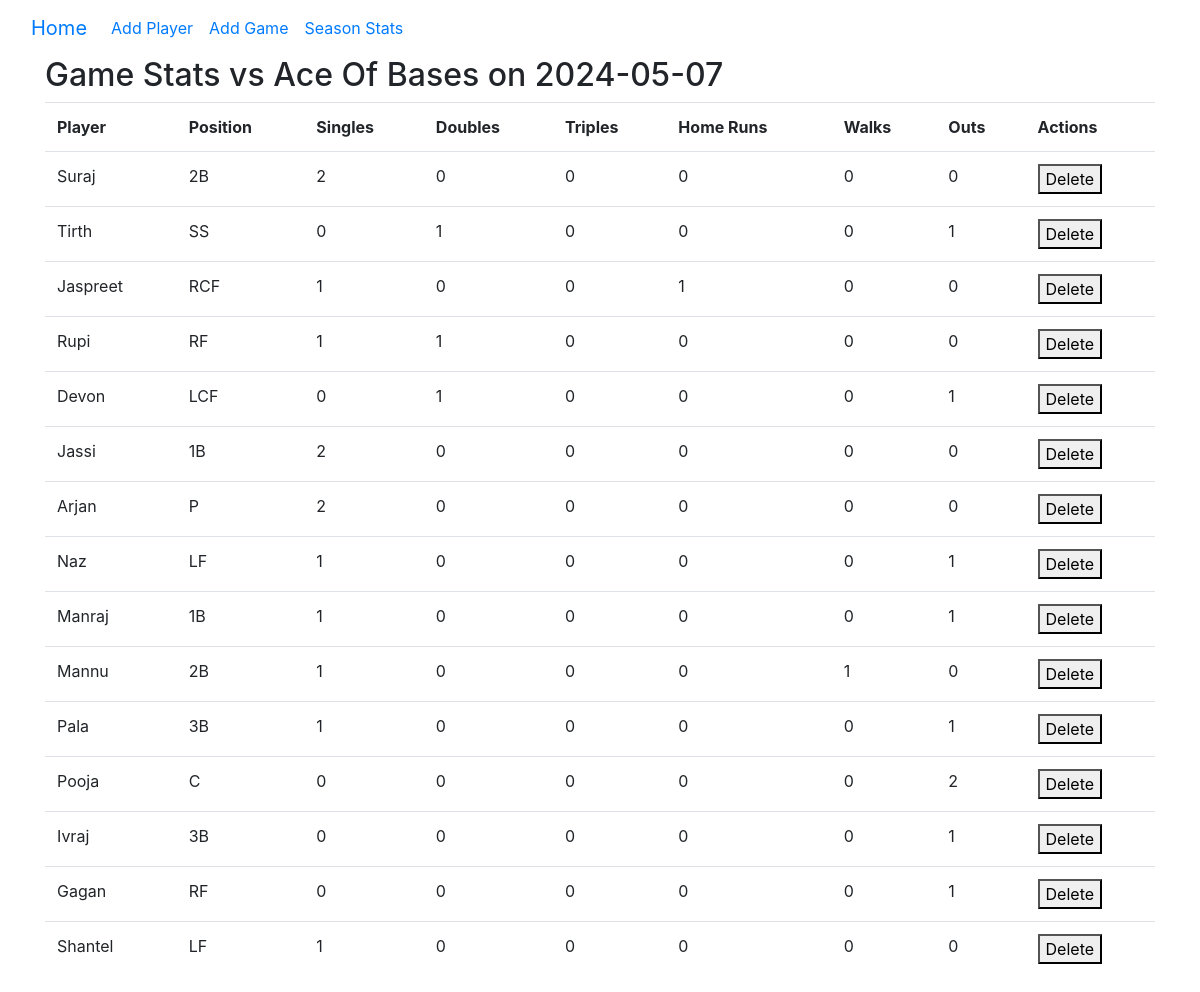
/game_stats/1, run on the app's committed database.
### app/models.py (models this page shows, shortened)
class Game(db.Model):
    id = db.Column(db.Integer, primary_key=True)
    date = db.Column(db.Date, default=datetime.utcnow)
    opponent = db.Column(db.String(64))
    score_own = db.Column(db.Integer, default=0, nullable=True)
    score_opponent = db.Column(db.Integer, default=0, nullable=True)
    players = db.relationship('PlayerStats', backref='game', lazy=True)

class PlayerStats(db.Model):
    id = db.Column(db.Integer, primary_key=True)
    player_id = db.Column(db.Integer, db.ForeignKey('player.id'))
    game_id = db.Column(db.Integer, db.ForeignKey('game.id'))
    singles = db.Column(db.Integer, default=0)
    doubles = db.Column(db.Integer, default=0)
    triples = db.Column(db.Integer, default=0)
    home_runs = db.Column(db.Integer, default=0)
    walks = db.Column(db.Integer, default=0)
    outs = db.Column(db.Integer, default=0)
    position = db.Column(db.String(20))  # Add position field

class Player(db.Model):
    id = db.Column(db.Integer, primary_key=True)
    name = db.Column(db.String(64), index=True, unique=True)
    singles = db.Column(db.Integer, default=0)
    doubles = db.Column(db.Integer, default=0)
    triples = db.Column(db.Integer, default=0)
    home_runs = db.Column(db.Integer, default=0)
    walks = db.Column(db.Integer, default=0)
    outs = db.Column(db.Integer, default=0)
    player_stats = db.relationship('PlayerStats', backref='player', lazy=True)

### app/routes.py (the view)
@bp.route('/game_stats/<int:game_id>')
def game_stats(game_id):
    game = Game.query.get_or_404(game_id)
    player_stats = PlayerStats.query.filter_by(game_id=game.id).all()
    return render_template('game_stats.html', game=game, player_stats=player_stats)

### app/templates/game_stats.html
{% extends "layout.html" %}
{% block content %}
  <h2>Game Stats vs {{ game.opponent }} on {{ game.date }}</h2>
  <table class="table">
    <tr>
      <th>Player</th>
      <th>Position</th>
      <th>Singles</th>
      <th>Doubles</th>
      <th>Triples</th>
      <th>Home Runs</th>
      <th>Walks</th>
      <th>Outs</th>
      <th>Actions</th>
    </tr>
    {% for stat in player_stats %}
    <tr>
      <td>{{ stat.player.name }}</td>
      <td>{{ stat.position }}</td>
      <td>{{ stat.singles }}</td>
      <td>{{ stat.doubles }}</td>
      <td>{{ stat.triples }}</td>
      <td>{{ stat.home_runs }}</td>
      <td>{{ stat.walks }}</td>
      <td>{{ stat.outs }}</td>
      <td>
        <form action="{{ url_for('routes.delete_player_stats', player_stats_id=stat.id) }}" method="POST" style="display:inline;">
          <button type="submit">Delete</button>
        </form>
      </td>
    </tr>
    {% endfor %}
  </table>
{% endblock %}

### data on the page
Game: opponent "Ace Of Bases", date "2024-05-07"
PlayerStats: player.name "Suraj", position "2B", singles "2", doubles "0", triples "0", home_runs "0", walks "0", outs "0"
PlayerStats: player.name "Tirth", position "SS", singles "0", doubles "1", triples "0", home_runs "0", walks "0", outs "1"
PlayerStats: player.name "Jaspreet", position "RCF", singles "1", doubles "0", triples "0", home_runs "1", walks "0", outs "0"
PlayerStats: player.name "Rupi", position "RF", singles "1", doubles "1", triples "0", home_runs "0", walks "0", outs "0"
PlayerStats: player.name "Devon", position "LCF", singles "0", doubles "1", triples "0", home_runs "0", walks "0", outs "1"
PlayerStats: player.name "Jassi", position "1B", singles "2", doubles "0", triples "0", home_runs "0", walks "0", outs "0"
PlayerStats: player.name "Arjan", position "P", singles "2", doubles "0", triples "0", home_runs "0", walks "0", outs "0"
PlayerStats: player.name "Naz", position "LF", singles "1", doubles "0", triples "0", home_runs "0", walks "0", outs "1"
PlayerStats: player.name "Manraj", position "1B", singles "1", doubles "0", triples "0", home_runs "0", walks "0", outs "1"
PlayerStats: player.name "Mannu", position "2B", singles "1", doubles "0", triples "0", home_runs "0", walks "1", outs "0"
PlayerStats: player.name "Pala", position "3B", singles "1", doubles "0", triples "0", home_runs "0", walks "0", outs "1"
PlayerStats: player.name "Pooja", position "C", singles "0", doubles "0", triples "0", home_runs "0", walks "0", outs "2"
PlayerStats: player.name "Ivraj", position "3B", singles "0", doubles "0", triples "0", home_runs "0", walks "0", outs "1"
PlayerStats: player.name "Gagan", position "RF", singles "0", doubles "0", triples "0", home_runs "0", walks "0", outs "1"
PlayerStats: player.name "Shantel", position "LF", singles "1", doubles "0", triples "0", home_runs "0", walks "0", outs "0"
